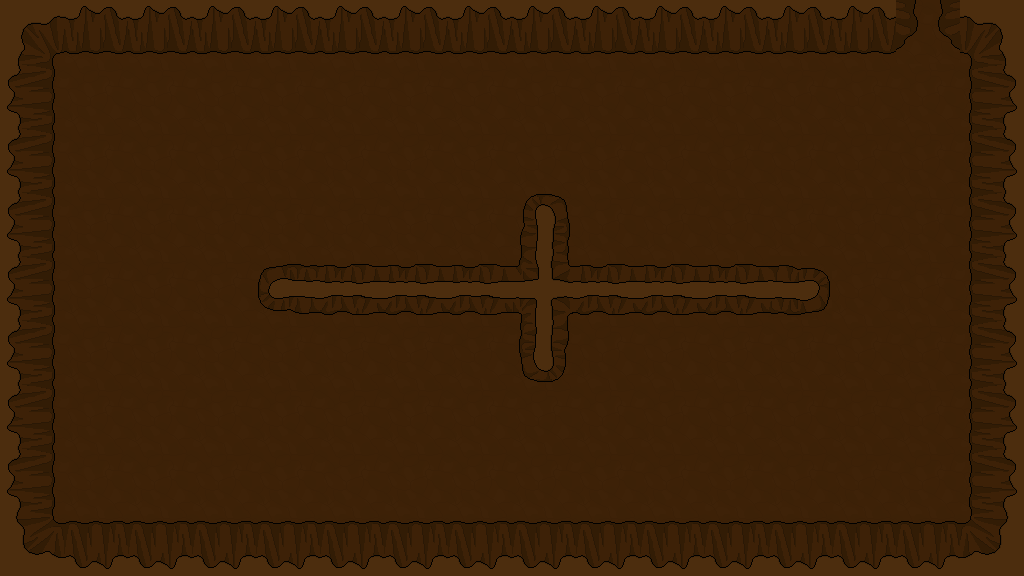

A level layout from a 2D game, rendered from its tile map. Below: a short description, then the map file with its tile-grid data intact:
An orthogonal 16x9 tile map with 64x64 px tiles, 1 tile layer (Tile Layer 1).

<map version="1.0" orientation="orthogonal" width="16" height="9" tilewidth="64" tileheight="64">
 <tileset firstgid="1" name="backgroundTiles" tilewidth="64" tileheight="64">
  <image source="../backgroundTiles.png" width="12480" height="64" />
 </tileset>
 <layer name="Tile Layer 1" width="16" height="9">
  <data encoding="csv">
151,152,152,152,152,152,152,152,152,152,152,152,152,152,10,153,
158,6,6,6,6,6,6,6,6,6,6,6,6,6,6,161,
158,46,46,46,46,46,46,46,46,46,46,46,46,46,6,161,
158,6,46,6,6,6,6,6,175,6,46,46,46,6,6,161,
158,6,46,6,170,173,173,173,172,173,173,173,185,6,6,161,
158,6,46,46,46,46,6,46,176,46,46,6,6,6,6,161,
158,6,46,46,46,46,6,6,6,6,46,46,46,46,46,161,
158,6,6,6,6,6,6,6,6,6,6,6,6,6,6,161,
159,160,160,160,160,160,160,160,160,160,160,160,160,160,160,162
</data>
 </layer>
</map>
